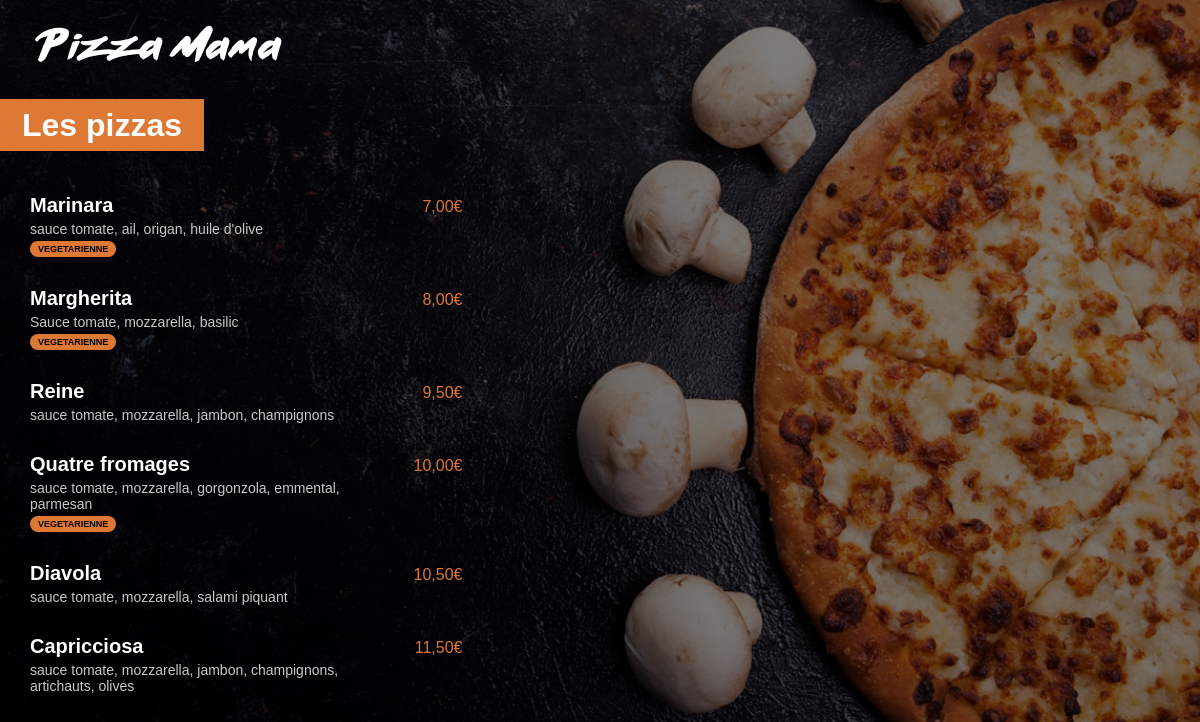
The app's page /menu/ with its own data.
### menu/models.py (models this page shows, shortened)
class Pizza(models.Model):
    nom = models.CharField(max_length=200)
    ingredients = models.CharField(max_length=400)
    prix = models.FloatField(default=0)
    vegetarienne = models.BooleanField(default=False)

### menu/views.py (the view)
# urls.py: path('', views.index, name='index'),
def index(requests):
    pizzas = Pizza.objects.all().order_by('prix')
    return render(requests, 'menu/index.html', {"pizzas":pizzas})

### menu/templates/menu/index.html (shortened to what this page needs)
{% load static %}
<html lang="fr">
<head>
    <link rel="stylesheet" href="{% static 'menu/style.css'%}">
</head>
<body>
    <a href="{% url 'main:index'%}"><img id="small_logo" src="{% static 'menu/images/small_logo.png'%}"></a>
    <div class="menu_title">
        <h1>Les pizzas</h1>
    </div>
    <div class="menu_list">
        {% for pizza in pizzas%}
        <div class="menu_list_item">
            <span class="menu_list_title">{{pizza.nom}}</span>
            <span class="menu_list_price">{{pizza.prix | floatformat:2}}€</span>
            <span class="menu_list_ingredients">{{pizza.ingredients}}</span>
            {%if pizza.vegetarienne%}
                <span class="menu_list_badge">VEGETARIENNE</span>
            {%endif%}
        </div>
        {%endfor%}
    </div>
</body>
</html>

### menu/static/menu/style.css (style rules this page uses)
body { background: linear-gradient(0deg, rgba(0, 0, 0, 0.5), rgba(0, 0, 0, 0.5)),url("images/menu_background.jpg") no-repeat center center fixed; -webkit-background-size: cover; -moz-background-size: cover; -o-background-size: cover; background-size: cover; color: white; margin: 0px; font-family: arial; }
#small_logo { margin-top: 25px; margin-left: 35px; }
h1 { background-color: #DD7835; color: white; display: inline; padding: 8px 22px; }
.menu_title { margin-top: 45px; margin-bottom: 50px }
.menu_list { margin-left: 30px; }
.menu_list_item { margin: 30px 0px; }
.menu_list_title { font-weight: bold; font-size: 20px; width: 350px; display: inline-block; }
.menu_list_price { font-siza 20px; margin-left: 8px; color: #DD7835; width: 70px; display: inline-block; text-align: right; }
.menu_list_ingredients { font-size: 14px; color: #C8C8C8; margin-top: 4px; display: block; width: 320px; }
.menu_list_badge { background-color: #DD7835; color: black; font-size: 9px; padding:3px 8px; margin-top: 4px; display: inline-block; border-radius: 8px; font-weight: bold; }

### records on screen
Pizza: nom "Marinara", prix "7,00", ingredients "sauce tomate, ail, origan, huile d'olive", vegetarienne "VEGETARIENNE"
Pizza: nom "Margherita", prix "8,00", ingredients "Sauce tomate, mozzarella, basilic", vegetarienne "VEGETARIENNE"
Pizza: nom "Reine", prix "9,50", ingredients "sauce tomate, mozzarella, jambon, champignons"
Pizza: nom "Quatre fromages", prix "10,00", ingredients "sauce tomate, mozzarella, gorgonzola, emmental, parmesan", vegetarienne "VEGETARIENNE"
Pizza: nom "Diavola", prix "10,50", ingredients "sauce tomate, mozzarella, salami piquant"
Pizza: nom "Capricciosa", prix "11,50", ingredients "sauce tomate, mozzarella, jambon, champignons, artichauts, olives"
